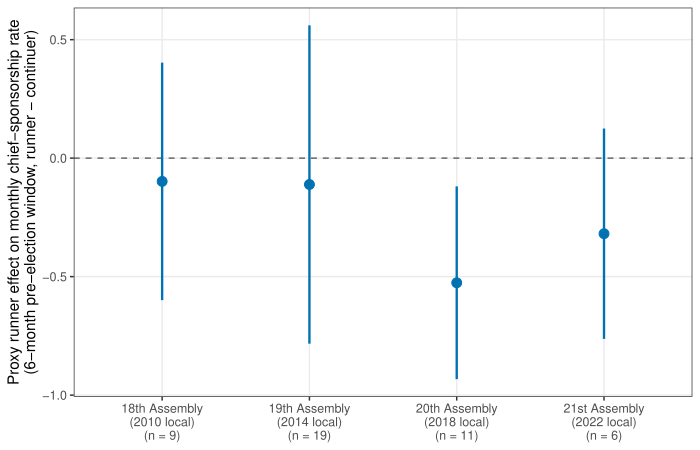

Reproduce this figure in R.
# fig_2.R
# Cycle-by-cycle decomposition of the local-executive-runner effect.
#
# The paper relies on a hand-coded set of 40 mid-term departures classified
# into five exit channels. That hand-coded classification is NOT in the
# public parquet inventory. The closest plausible computation from the
# available files is a data-driven proxy:
#
#   Proxy "runner" cohort for assembly t and local-election date e:
#     SMD (지역구) members whose LAST chief-sponsored bill falls within the
#     183 days preceding e AND who chief-sponsor no bill between e-183 and
#     e+90 that is later than the last-bill date. Interpreted as members
#     whose observed chief-sponsorship activity ends in the pre-election
#     window, consistent with a mid-term exit to run locally.
#
#   Continuer benchmark: SMD members still chief-sponsoring bills after
#     election date + 90 days (i.e., still active in the post-election month
#     of the assembly).
#
#   Outcome: monthly chief-sponsorship rate in the 6 months [e-183, e],
#     for both cohorts, measured on the same calendar window.
#
# The figure reports (runner - continuer) with a 95% Wald CI per cycle.
# All numbers are computed from master_bills_{18..21}.parquet and
# members_{18..21}.parquet; nothing is hardcoded from the paper body.

suppressPackageStartupMessages({
  library(arrow)
  library(dplyr)
  library(ggplot2)
  library(tidyr)
})

data_dir <- Sys.getenv("KBL_DATA")
out_path <- "articles/figures/2026-04-19_r20/fig_2.pdf"
dir.create(dirname(out_path), recursive = TRUE, showWarnings = FALSE)

ok <- c("#E69F00", "#56B4E9", "#009E73", "#0072B2",
        "#D55E00", "#CC79A7", "#000000")

# Four eligible local-election cycles covered by the Assemblies in the paper.
cycles <- tibble::tibble(
  age           = c(18L, 19L, 20L, 21L),
  cycle_label   = c("18th Assembly\n(2010 local)",
                    "19th Assembly\n(2014 local)",
                    "20th Assembly\n(2018 local)",
                    "21st Assembly\n(2022 local)"),
  election_date = as.Date(c("2010-06-02",
                            "2014-06-04",
                            "2018-06-13",
                            "2022-06-01"))
)

compute_cycle <- function(age_val, election_date) {
  bill_file <- file.path(data_dir, sprintf("master_bills_%d.parquet", age_val))
  mem_file  <- file.path(data_dir, sprintf("members_%d.parquet", age_val))
  if (!file.exists(bill_file) || !file.exists(mem_file)) {
    return(tibble::tibble(age = age_val, effect = NA_real_, se = NA_real_,
                          n_treated = 0L, n_continuer = 0L))
  }

  bills   <- read_parquet(bill_file)
  members <- read_parquet(mem_file)

  smd <- members %>%
    filter(!is.na(election_type), election_type == "지역구") %>%
    distinct(mona_cd)

  chief <- bills %>%
    filter(!is.na(ppsr_kind), ppsr_kind == "의원", !is.na(rst_mona_cd)) %>%
    mutate(ppsl_dt = suppressWarnings(as.Date(as.character(ppsl_dt)))) %>%
    filter(!is.na(ppsl_dt)) %>%
    inner_join(smd, by = c("rst_mona_cd" = "mona_cd")) %>%
    select(rst_mona_cd, ppsl_dt)

  if (nrow(chief) == 0) {
    return(tibble::tibble(age = age_val, effect = NA_real_, se = NA_real_,
                          n_treated = 0L, n_continuer = 0L))
  }

  pre_window  <- election_date - 183
  post_cutoff <- election_date + 90

  last_bill <- chief %>%
    group_by(rst_mona_cd) %>%
    summarise(last_date = max(ppsl_dt, na.rm = TRUE), .groups = "drop")

  treated_ids <- last_bill %>%
    filter(last_date >= pre_window, last_date <= post_cutoff) %>%
    pull(rst_mona_cd)

  continuer_ids <- last_bill %>%
    filter(last_date > post_cutoff) %>%
    pull(rst_mona_cd)

  rate_in_window <- function(ids) {
    if (length(ids) == 0) return(tibble::tibble(rst_mona_cd = character(0), rate = numeric(0)))
    chief %>%
      filter(rst_mona_cd %in% ids,
             ppsl_dt >= pre_window,
             ppsl_dt <= election_date) %>%
      count(rst_mona_cd) %>%
      right_join(tibble::tibble(rst_mona_cd = ids), by = "rst_mona_cd") %>%
      mutate(n = ifelse(is.na(n), 0L, n),
             rate = n / 6)
  }

  tr <- rate_in_window(treated_ids)
  co <- rate_in_window(continuer_ids)

  t_n <- nrow(tr); c_n <- nrow(co)
  if (t_n == 0 || c_n == 0) {
    return(tibble::tibble(age = age_val, effect = NA_real_, se = NA_real_,
                          n_treated = t_n, n_continuer = c_n))
  }

  t_mean <- mean(tr$rate);     c_mean <- mean(co$rate)
  t_var  <- if (t_n > 1) var(tr$rate) else 0
  c_var  <- if (c_n > 1) var(co$rate) else 0
  se <- sqrt(t_var / max(t_n, 1) + c_var / max(c_n, 1))

  tibble::tibble(
    age         = age_val,
    effect      = t_mean - c_mean,
    se          = se,
    n_treated   = as.integer(t_n),
    n_continuer = as.integer(c_n)
  )
}

results <- do.call(rbind, lapply(seq_len(nrow(cycles)), function(i) {
  compute_cycle(cycles$age[i], cycles$election_date[i])
}))

plot_df <- results %>%
  left_join(cycles, by = "age") %>%
  mutate(
    ci_lo = effect - 1.96 * se,
    ci_hi = effect + 1.96 * se,
    xlab  = paste0(cycle_label, "\n(n = ", n_treated, ")")
  ) %>%
  arrange(age) %>%
  mutate(xlab = factor(xlab, levels = xlab))

# Drop rows where the proxy cohort is empty; keep a visible placeholder row
# so the cycle still appears on the axis.
p <- ggplot(plot_df, aes(x = xlab, y = effect)) +
  geom_hline(yintercept = 0, linetype = "dashed", color = "grey40") +
  geom_linerange(aes(ymin = ci_lo, ymax = ci_hi),
                 color = ok[4], linewidth = 0.8, na.rm = TRUE) +
  geom_point(color = ok[4], size = 3, na.rm = TRUE) +
  labs(
    x = NULL,
    y = "Proxy runner effect on monthly chief-sponsorship rate\n(6-month pre-election window, runner - continuer)"
  ) +
  theme_bw(base_size = 11) +
  theme(
    panel.grid.minor = element_blank(),
    axis.text.x      = element_text(size = 9)
  )

ggsave(out_path, p, width = 7, height = 4.5)
